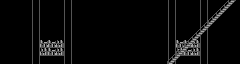

Rendered tile map (Tiled .tmx) drawn with the repository's tilesets; below, a short description and the full map source, tile grids included:
An orthogonal 30x8 tile map with 8x8 px tiles, 2 tile layers (bg, fg), 3 tilesets and 5 objects (door).

<map version="1.0" tiledversion="2017.08.29" orientation="orthogonal" renderorder="right-down" width="30" height="8" tilewidth="8" tileheight="8" infinite="0" backgroundcolor="#000000" nextobjectid="21">
 <tileset firstgid="1" source="../imgs/sheet.tsx" />
 <tileset firstgid="257" source="../imgs/door.tsx" />
 <tileset firstgid="259" source="../imgs/lamp.tsx" />
 <templategroup firsttid="1" source="templates/lamp.tgx" />
 <layer name="bg" width="30" height="8">
  <data encoding="csv">
0,0,0,0,13,0,0,0,13,0,0,0,0,0,0,0,0,0,0,0,0,13,0,0,0,13,0,0,0,0,
0,0,0,0,13,0,0,0,13,0,0,0,0,0,0,0,0,0,0,0,0,13,0,0,0,13,0,0,0,0,
0,0,0,0,13,0,0,0,13,0,0,0,0,0,0,0,0,0,0,0,0,13,0,0,0,13,0,0,0,0,
0,0,0,0,13,0,0,0,13,0,0,0,0,0,0,0,0,0,0,0,0,13,0,0,0,13,0,0,0,0,
0,0,0,0,13,0,0,0,13,0,0,0,0,0,0,0,0,0,0,0,0,13,0,0,0,13,0,0,0,0,
0,0,0,0,13,11,11,12,13,0,0,0,0,0,0,0,0,0,0,0,0,13,11,11,12,13,0,0,0,0,
0,0,0,0,13,12,11,12,13,0,0,0,0,0,0,0,0,0,0,0,0,13,12,11,12,13,0,0,0,0,
0,0,0,0,13,0,0,0,13,0,0,0,0,0,0,0,0,0,0,0,0,13,0,0,0,13,0,0,0,0
</data>
 </layer>
 <objectgroup name="objects">
  <object id="8" name="door" gid="257" x="112" y="64" width="17" height="24">
   <properties>
    <property name="opened" type="bool" value="false" />
   </properties>
  </object>
  <object id="12" tid="1" x="32" y="40">
   <properties>
    <property name="backlight" type="bool" value="true" />
    <property name="lit" type="bool" value="true" />
   </properties>
  </object>
  <object id="16" tid="1" x="64" y="40">
   <properties>
    <property name="backlight" type="bool" value="true" />
    <property name="lit" type="bool" value="true" />
   </properties>
  </object>
  <object id="17" tid="1" x="168" y="40">
   <properties>
    <property name="backlight" type="bool" value="true" />
    <property name="lit" type="bool" value="true" />
   </properties>
  </object>
  <object id="18" tid="1" x="200" y="40">
   <properties>
    <property name="backlight" type="bool" value="true" />
    <property name="lit" type="bool" value="true" />
   </properties>
  </object>
 </objectgroup>
 <layer name="fg" width="30" height="8">
  <data encoding="csv">
0,0,0,0,0,0,0,0,0,0,0,0,0,0,0,0,0,0,0,0,0,0,0,0,0,0,0,26,42,43,
0,0,0,0,0,0,0,0,0,0,0,0,0,0,0,0,0,0,0,0,0,0,0,0,0,0,26,42,43,0,
0,0,0,0,0,0,0,0,0,0,0,0,0,0,0,0,0,0,0,0,0,0,0,0,0,26,42,43,0,0,
0,0,0,0,0,0,0,0,0,0,0,0,0,0,0,0,0,0,0,0,0,0,0,0,26,42,43,0,0,0,
0,0,0,0,0,0,0,0,0,0,0,0,0,0,0,0,0,0,0,0,0,0,0,26,42,43,0,0,0,0,
0,0,0,0,0,0,0,0,0,0,0,0,0,0,0,0,0,0,0,0,0,0,26,42,43,0,0,0,0,0,
0,0,0,0,0,0,0,0,0,0,0,0,0,0,0,0,0,0,0,0,0,26,42,43,0,0,0,0,0,0,
0,0,0,0,0,0,0,0,0,0,0,0,0,0,0,0,0,0,0,0,41,42,43,0,0,0,0,0,0,0
</data>
 </layer>
</map>